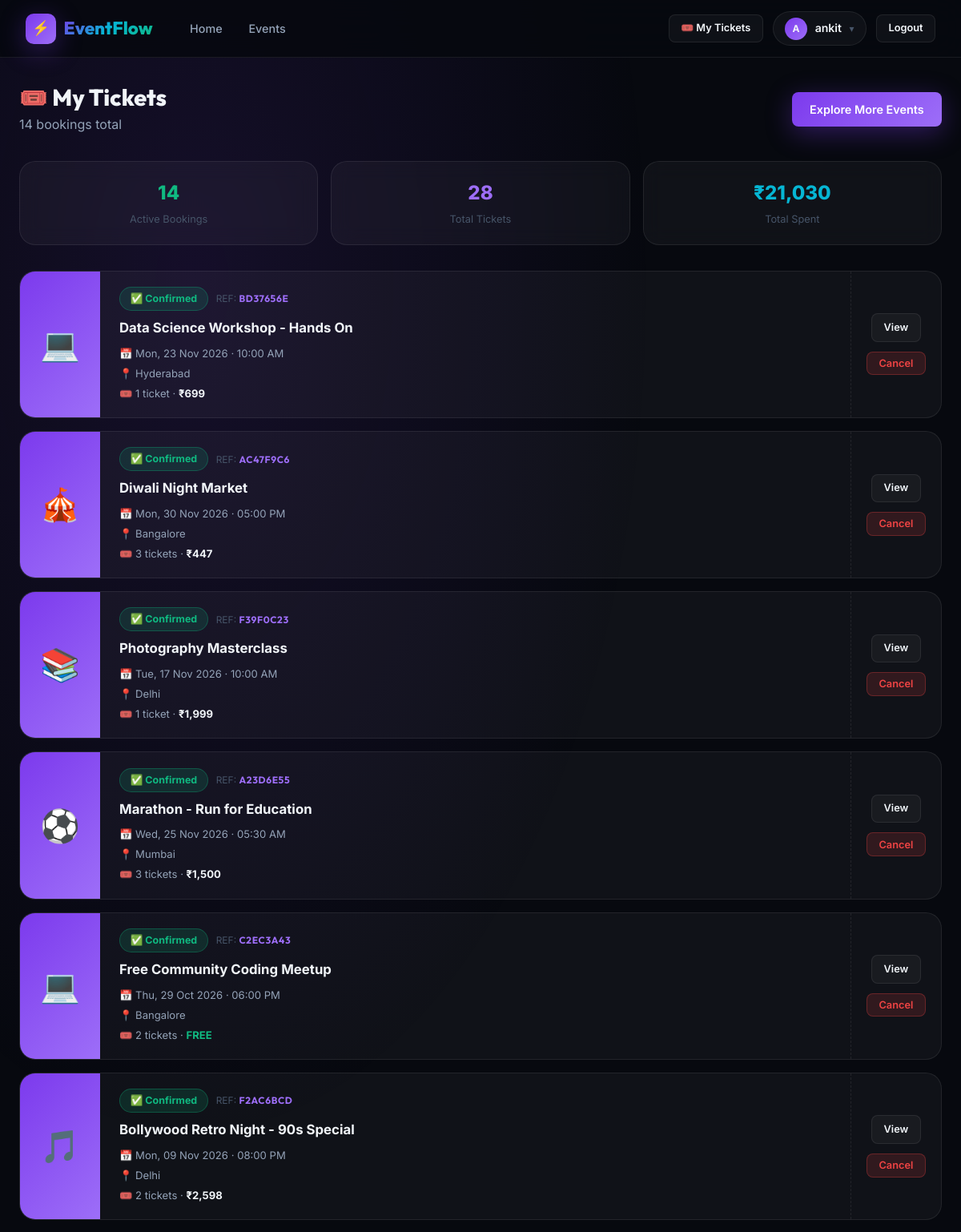
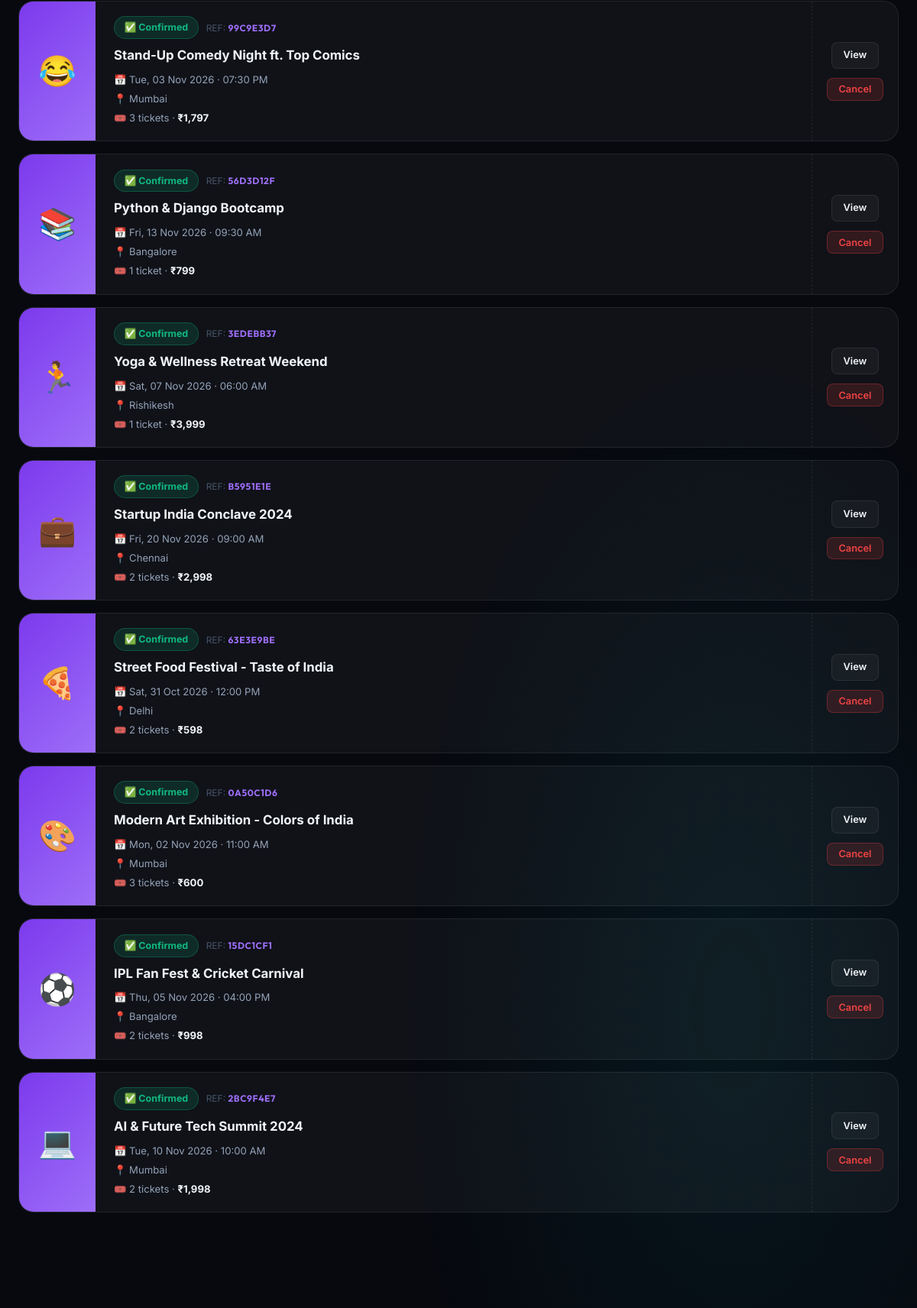
Screenshot of /bookings/my-bookings (signed in, upper part) with the database file from the repository (2 pictures, top to bottom).
### app/models.py (models this page shows, shortened)
class User(UserMixin, db.Model):
    __tablename__ = 'users'
    id = db.Column(db.Integer, primary_key=True)
    username = db.Column(db.String(80), unique=True, nullable=False)
    email = db.Column(db.String(120), unique=True, nullable=False)
    password_hash = db.Column(db.String(256), nullable=False)
    role = db.Column(db.String(20), default='attendee')
    avatar = db.Column(db.String(200), default='default_avatar.png')
    bio = db.Column(db.Text, default='')
    is_active = db.Column(db.Boolean, default=True)
    created_at = db.Column(db.DateTime, default=datetime.utcnow)
    events = db.relationship('Event', backref='organizer', lazy=True, foreign_keys='Event.organizer_id')
    bookings = db.relationship('Booking', backref='user', lazy=True)
    def is_admin(self):
        return self.role == 'admin'
    def is_organizer(self):
        return self.role in ['organizer', 'admin']

class Event(db.Model):
    __tablename__ = 'events'
    id = db.Column(db.Integer, primary_key=True)
    title = db.Column(db.String(200), nullable=False)
    description = db.Column(db.Text, nullable=False)
    event_date = db.Column(db.Date, nullable=False)
    event_time = db.Column(db.Time, nullable=False)
    venue = db.Column(db.String(300), nullable=False)
    city = db.Column(db.String(100), nullable=False, default='')
    category = db.Column(db.String(50), default='General')
    capacity = db.Column(db.Integer, nullable=False, default=100)
    price = db.Column(db.Float, nullable=False, default=0.0)
    banner_image = db.Column(db.String(300), default='default_event.jpg')
    organizer_id = db.Column(db.Integer, db.ForeignKey('users.id'), nullable=False)
    is_featured = db.Column(db.Boolean, default=False)
    is_active = db.Column(db.Boolean, default=True)
    created_at = db.Column(db.DateTime, default=datetime.utcnow)
    bookings = db.relationship('Booking', backref='event', lazy=True)
    @property
    def is_past(self):
        return self.event_date < datetime.utcnow().date()

class Booking(db.Model):
    __tablename__ = 'bookings'
    id = db.Column(db.Integer, primary_key=True)
    user_id = db.Column(db.Integer, db.ForeignKey('users.id'), nullable=False)
    event_id = db.Column(db.Integer, db.ForeignKey('events.id'), nullable=False)
    tickets_count = db.Column(db.Integer, nullable=False, default=1)
    total_price = db.Column(db.Float, nullable=False, default=0.0)
    status = db.Column(db.String(20), default='confirmed')
    booking_ref = db.Column(db.String(36), unique=True, default=lambda: str(uuid.uuid4())[:8].upper())
    qr_code_path = db.Column(db.String(300), default='')
    attendee_name = db.Column(db.String(100), default='')
    attendee_email = db.Column(db.String(120), default='')
    created_at = db.Column(db.DateTime, default=datetime.utcnow)

### app/bookings/routes.py (the view)
@bookings.route('/my-bookings')
@login_required
def my_bookings():
    user_bookings = Booking.query.filter_by(user_id=current_user.id).order_by(Booking.created_at.desc()).all()
    return render_template('bookings/my_bookings.html', bookings=user_bookings, title='My Tickets')

### app/models.py (called while the page is built)
@login_manager.user_loader
def load_user(user_id):
    return User.query.get(int(user_id))

### app/templates/bookings/my_bookings.html (shortened to what this page needs)
{% extends 'base.html' %}
{% set cat_icons = {'Music':'🎵','Technology':'💻','Sports':'⚽','Art':'🎨','Food':'🍕','Business':'💼','Health':'🏃','Education':'📚','Comedy':'😂','General':'🎪'} %}
{% block content %}
<div class="container" style="padding-top:2rem;padding-bottom:4rem;">
  <div style="display:flex;align-items:center;justify-content:space-between;margin-bottom:2rem;flex-wrap:wrap;gap:1rem;">
    <div>
      <h1 style="font-size:1.8rem;font-weight:800;margin-bottom:0.3rem;">🎟️ My Tickets</h1>
      <p style="color:var(--text-secondary);">{{ bookings|length }} booking{{ 's' if bookings|length != 1 }} total</p>
    </div>
    <a href="{{ url_for('events.list_events') }}" class="btn btn-primary">Explore More Events</a>
  </div>
  {% if bookings %}
    <div style="display:grid;grid-template-columns:repeat(3,1fr);gap:1rem;margin-bottom:2rem;">
      {% set confirmed = bookings|selectattr('status','equalto','confirmed')|list %}
      {% set cancelled = bookings|selectattr('status','equalto','cancelled')|list %}
      <div class="glass-card" style="padding:1.25rem;text-align:center;">
        <div style="font-size:1.5rem;font-weight:800;color:var(--green);">{{ confirmed|length }}</div>
        <div style="font-size:0.8rem;color:var(--text-muted);margin-top:0.25rem;">Active Bookings</div>
      </div>
      <div class="glass-card" style="padding:1.25rem;text-align:center;">
        <div style="font-size:1.5rem;font-weight:800;color:var(--violet-light);">{{ confirmed|sum(attribute='tickets_count') }}</div>
        <div style="font-size:0.8rem;color:var(--text-muted);margin-top:0.25rem;">Total Tickets</div>
      </div>
      <div class="glass-card" style="padding:1.25rem;text-align:center;">
        <div style="font-size:1.5rem;font-weight:800;color:var(--cyan);">₹{{ '{:,.0f}'.format(confirmed|sum(attribute='total_price')) }}</div>
        <div style="font-size:0.8rem;color:var(--text-muted);margin-top:0.25rem;">Total Spent</div>
      </div>
    </div>
    <div style="display:flex;flex-direction:column;gap:1rem;">
      {% for booking in bookings %}
        <div class="booking-ticket {{ 'opacity: 0.6' if booking.status == 'cancelled' else '' }}"
             style="{{ 'opacity:0.55;' if booking.status == 'cancelled' else '' }}">
          <div class="ticket-image">
            {% if booking.event.banner_image and booking.event.banner_image != 'default_event.jpg' %}
              <img src="{{ url_for('static', filename='uploads/' + booking.event.banner_image) }}" alt="{{ booking.event.title }}"/>
            {% else %}
              {{ cat_icons.get(booking.event.category, '🎪') }}
            {% endif %}
          </div>
          <div class="ticket-body">
            <div style="display:flex;align-items:center;gap:0.6rem;margin-bottom:0.5rem;flex-wrap:wrap;">
              <span class="status-badge status-{{ booking.status }}">
                {{ '✅' if booking.status == 'confirmed' else '❌' }} {{ booking.status.title() }}
              </span>
              <span style="font-size:0.75rem;color:var(--text-muted);">REF: <strong style="color:var(--violet-light);font-family:'Outfit',sans-serif;letter-spacing:0.05em;">{{ booking.booking_ref }}</strong></span>
            </div>
            <div class="ticket-title">{{ booking.event.title }}</div>
            <div class="ticket-meta">
              <span>📅 {{ booking.event.event_date.strftime('%a, %d %b %Y') }} · {{ booking.event.event_time.strftime('%I:%M %p') }}</span>
              <span>📍 {{ booking.event.city or booking.event.venue[:40] }}</span>
              <span>🎟️ {{ booking.tickets_count }} ticket{{ 's' if booking.tickets_count > 1 }} ·
                <strong style="color:{{ 'var(--green)' if booking.total_price == 0 else 'var(--text-primary)' }};">
                  {% if booking.total_price == 0 %}FREE{% else %}₹{{ '{:,.0f}'.format(booking.total_price) }}{% endif %}
                </strong>
              </span>
            </div>
          </div>
          <div class="ticket-side">
            <a href="{{ url_for('events.detail', event_id=booking.event_id) }}" class="btn btn-secondary btn-sm">View</a>
            {% if booking.status == 'confirmed' and not booking.event.is_past %}
              <form action="{{ url_for('bookings.cancel', booking_id=booking.id) }}" method="POST"
                    onsubmit="return confirm('Cancel this booking?')">
                <button type="submit" class="btn btn-danger btn-sm">Cancel</button>
              </form>
            {% endif %}
          </div>
        </div>
      {% endfor %}
    </div>
  {% endif %}
</div>
{% endblock %}

### app/templates/base.html (shortened to what this page needs)
<!DOCTYPE html>
<html lang="en">
<head>
  <link rel="stylesheet" href="{{ url_for('static', filename='css/style.css') }}"/>
</head>
<body>
<nav class="navbar" id="navbar">
  <div class="nav-container">
    <a href="{{ url_for('main.index') }}" class="nav-logo">
      <div class="logo-icon">⚡</div>
      <span class="gradient-text">EventFlow</span>
    </a>
    <div class="nav-links">
      <a href="{{ url_for('main.index') }}" class="{{ 'active' if request.endpoint == 'main.index' }}">Home</a>
      <a href="{{ url_for('events.list_events') }}" class="{{ 'active' if request.blueprint == 'events' }}">Events</a>
    </div>
    <div class="nav-actions">
      {% if current_user.is_authenticated %}
        <a href="{{ url_for('bookings.my_bookings') }}" class="btn btn-secondary btn-sm">🎟️ My Tickets</a>
        <div class="nav-user">
          <div class="nav-avatar">{{ current_user.username[0].upper() }}</div>
          <span style="font-size:0.88rem;font-weight:600;">{{ current_user.username }}</span>
          <span style="color:var(--text-muted);font-size:0.75rem;">▾</span>
        </div>
        <a href="{{ url_for('auth.logout') }}" class="btn btn-secondary btn-sm">Logout</a>
      {% else %}
        <a href="{{ url_for('auth.login') }}" class="btn btn-secondary btn-sm">Sign In</a>
        <a href="{{ url_for('auth.register') }}" class="btn btn-primary btn-sm">Get Started</a>
      {% endif %}
    </div>
  </div>
</nav>
<div class="page-wrapper">
  {% block content %}{% endblock %}
</div>
</body>
</html>

### rows the page displays
User: username "A", username "ankit"
Booking: status "✅", status "Confirmed", booking_ref "BD37656E", event "Data Science Workshop - Hands On", event.event_date "Mon, 23 Nov 2026", event.event_time "10:00 AM", event "Hyderabad", tickets_count "1", total_price "699"
Event: get "💻"
Booking: status "✅", status "Confirmed", booking_ref "AC47F9C6", event "Diwali Night Market", event.event_date "Mon, 30 Nov 2026", event.event_time "05:00 PM", event "Bangalore", tickets_count "3", tickets_count "s", total_price "447"
Event: get "🎪"
Booking: status "✅", status "Confirmed", booking_ref "F39F0C23", event "Photography Masterclass", event.event_date "Tue, 17 Nov 2026", event.event_time "10:00 AM", event "Delhi", tickets_count "1", total_price "1,999"
Event: get "📚"
Booking: status "✅", status "Confirmed", booking_ref "A23D6E55", event "Marathon - Run for Education", event.event_date "Wed, 25 Nov 2026", event.event_time "05:30 AM", event "Mumbai", tickets_count "3", tickets_count "s", total_price "1,500"
Event: get "⚽"
Booking: status "✅", status "Confirmed", booking_ref "C2EC3A43", event "Free Community Coding Meetup", event.event_date "Thu, 29 Oct 2026", event.event_time "06:00 PM", event "Bangalore", tickets_count "2", tickets_count "s", total_price "FREE"
Event: get "💻"
Booking: status "✅", status "Confirmed", booking_ref "F2AC6BCD", event "Bollywood Retro Night - 90s Special", event.event_date "Mon, 09 Nov 2026", event.event_time "08:00 PM", event "Delhi", tickets_count "2", tickets_count "s", total_price "2,598"
Event: get "🎵"
Booking: status "✅", status "Confirmed", booking_ref "99C9E3D7", event "Stand-Up Comedy Night ft. Top Comics", event.event_date "Tue, 03 Nov 2026", event.event_time "07:30 PM", event "Mumbai", tickets_count "3", tickets_count "s", total_price "1,797"
Event: get "😂"
Booking: status "✅", status "Confirmed", booking_ref "56D3D12F", event "Python & Django Bootcamp", event.event_date "Fri, 13 Nov 2026", event.event_time "09:30 AM", event "Bangalore", tickets_count "1", total_price "799"
Event: get "📚"
Booking: status "✅", status "Confirmed", booking_ref "3EDEBB37", event "Yoga & Wellness Retreat Weekend", event.event_date "Sat, 07 Nov 2026", event.event_time "06:00 AM", event "Rishikesh", tickets_count "1", total_price "3,999"
Event: get "🏃"
Booking: status "✅", status "Confirmed", booking_ref "B5951E1E", event "Startup India Conclave 2024", event.event_date "Fri, 20 Nov 2026", event.event_time "09:00 AM", event "Chennai", tickets_count "2", tickets_count "s", total_price "2,998"
Event: get "💼"
Booking: status "✅", status "Confirmed", booking_ref "63E3E9BE", event "Street Food Festival - Taste of India", event.event_date "Sat, 31 Oct 2026", event.event_time "12:00 PM", event "Delhi", tickets_count "2", tickets_count "s", total_price "598"
Event: get "🍕"
Booking: status "✅", status "Confirmed", booking_ref "0A50C1D6", event "Modern Art Exhibition - Colors of India", event.event_date "Mon, 02 Nov 2026", event.event_time "11:00 AM", event "Mumbai", tickets_count "3", tickets_count "s", total_price "600"
Event: get "🎨"
Booking: status "✅", status "Confirmed", booking_ref "15DC1CF1", event "IPL Fan Fest & Cricket Carnival", event.event_date "Thu, 05 Nov 2026", event.event_time "04:00 PM", event "Bangalore", tickets_count "2", tickets_count "s", total_price "998"
Event: get "⚽"
Booking: status "✅", status "Confirmed", booking_ref "2BC9F4E7", event "AI & Future Tech Summit 2024", event.event_date "Tue, 10 Nov 2026", event.event_time "10:00 AM", event "Mumbai", tickets_count "2", tickets_count "s", total_price "1,998"
Event: get "💻"

### other values shown
{{ bookings|length }} "14"
{{ 's' if bookings|length != 1 }} "s"
{{ confirmed|length }} "14"
{{ confirmed|sum(attribute='tickets_count') }} "28"
{{ '{:,.0f}'.format(confirmed|sum(attribute='total_price')) }} "21,030"
